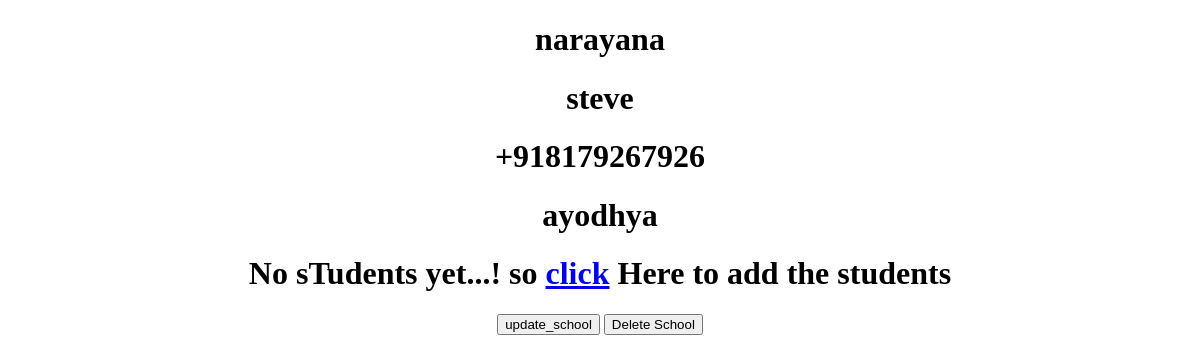
Page /viewschool2 on the earlier database version.
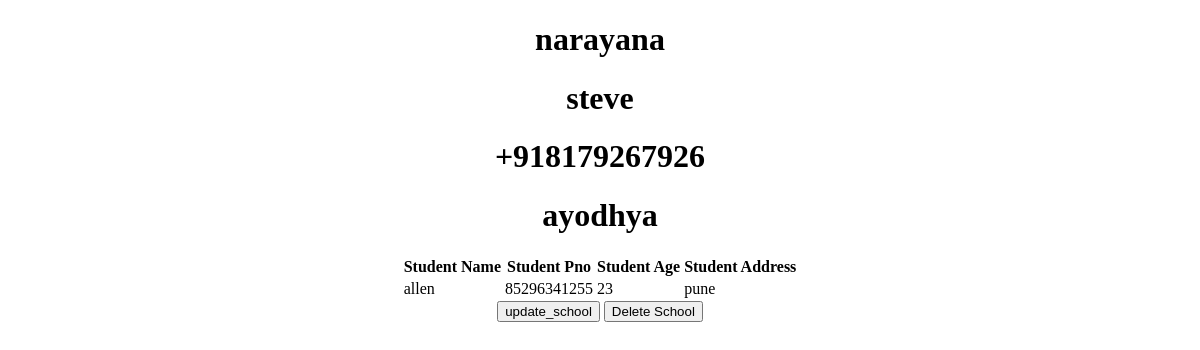
Same page on the later database version.
### app/models.py (models this page shows, shortened)
class Student(models.Model):
    sname = models.ForeignKey(School, on_delete=models.CASCADE, related_name='schools')
    stdname = models.CharField(max_length=50)
    stdage = models.IntegerField()
    stdpno = models.CharField(max_length=50)
    stdadd = models.CharField(max_length=50)

### app/views.py (the view)
# urls.py: path('viewschool<pk>', viewschool.as_view(), name='viewschool'),
class viewschool(DetailView):
    model = School
    context_object_name = 'school'

### templates/app/School_detail.html (shortened to what this page needs)
<!DOCTYPE html>
<html lang="en">
<head>
</head>
<body>
    <center>
        <h1>{{school.sname}}</h1>
    <h1>{{school.princy}}</h1>
    <h1>{{school.pno}}</h1>
    <h1>{{school.add}}</h1>
   {% if school.schools.all %}
   <table>
    <tr>
        <th>Student Name</th>
        <th>Student Pno</th>
        <th>Student Age</th>
        <th>Student Address</th>
    </tr>
    {% for student in school.schools.all %}
      <td>{{student.stdname}}</td>
      <td>{{student.stdpno}}</td>
      <td>{{student.stdage}}</td>
      <td>{{student.stdadd}}</td>
    {% endfor %}
</table>
{% else %}
<h1>No sTudents yet...! so <a href="{% url 'Addstd' %}">click</a> Here to add the students</h1>
   {% endif %}
    <a href="{% url 'update_school' school.pk %}"><button>update_school</button></a>
    <a href="{% url 'delete_school' school.pk %}"><button>Delete School</button></a>
    </center>
</body>
</html>

Differences in the rows shown:
added Student: stdname "allen", stdpno "85296341255", stdage "23", stdadd "pune"
Other differences:
text no longer shown: "No sTudents yet...! so click Here to add the students"
text now shown: "Student Name Student Pno Student Age Student Address"
